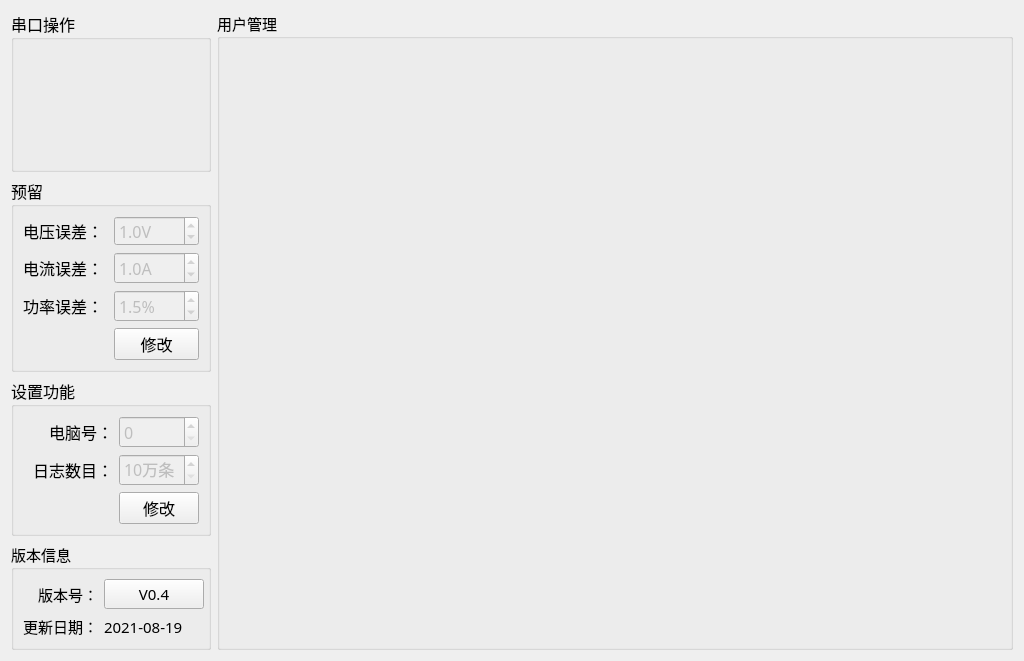
<?xml version="1.0" encoding="UTF-8"?>
<ui version="4.0">
 <class>Setup_MainWid</class>
 <widget class="QWidget" name="Setup_MainWid">
  <property name="geometry">
   <rect>
    <x>0</x>
    <y>0</y>
    <width>1024</width>
    <height>661</height>
   </rect>
  </property>
  <property name="font">
   <font>
    <family>微软雅黑</family>
    <pointsize>11</pointsize>
   </font>
  </property>
  <property name="windowTitle">
   <string>Form</string>
  </property>
  <layout class="QGridLayout" name="gridLayout_6">
   <item row="0" column="0">
    <widget class="QGroupBox" name="groupBox_3">
     <property name="minimumSize">
      <size>
       <width>0</width>
       <height>80</height>
      </size>
     </property>
     <property name="maximumSize">
      <size>
       <width>200</width>
       <height>220</height>
      </size>
     </property>
     <property name="font">
      <font>
       <family>微软雅黑</family>
       <pointsize>12</pointsize>
      </font>
     </property>
     <property name="title">
      <string>串口操作</string>
     </property>
     <layout class="QGridLayout" name="gridLayout">
      <item row="0" column="0">
       <widget class="QWidget" name="comWid" native="true">
        <property name="minimumSize">
         <size>
          <width>0</width>
          <height>70</height>
         </size>
        </property>
       </widget>
      </item>
      <item row="1" column="0">
       <widget class="QWidget" name="sourceWid" native="true">
        <property name="minimumSize">
         <size>
          <width>0</width>
          <height>70</height>
         </size>
        </property>
       </widget>
      </item>
     </layout>
    </widget>
   </item>
   <item row="0" column="1" rowspan="4">
    <widget class="QGroupBox" name="groupBox_5">
     <property name="title">
      <string>用户管理</string>
     </property>
     <layout class="QGridLayout" name="gridLayout_4">
      <item row="0" column="0">
       <widget class="QStackedWidget" name="stackedWid"/>
      </item>
     </layout>
    </widget>
   </item>
   <item row="1" column="0">
    <widget class="QGroupBox" name="groupBox_4">
     <property name="maximumSize">
      <size>
       <width>200</width>
       <height>300</height>
      </size>
     </property>
     <property name="font">
      <font>
       <family>微软雅黑</family>
       <pointsize>12</pointsize>
      </font>
     </property>
     <property name="title">
      <string>预留</string>
     </property>
     <layout class="QGridLayout" name="gridLayout_3">
      <item row="0" column="0">
       <widget class="QLabel" name="label_4">
        <property name="maximumSize">
         <size>
          <width>16777215</width>
          <height>45</height>
         </size>
        </property>
        <property name="text">
         <string>电压误差：</string>
        </property>
       </widget>
      </item>
      <item row="0" column="1">
       <widget class="QDoubleSpinBox" name="volErrBox">
        <property name="enabled">
         <bool>false</bool>
        </property>
        <property name="minimumSize">
         <size>
          <width>0</width>
          <height>30</height>
         </size>
        </property>
        <property name="suffix">
         <string>V</string>
        </property>
        <property name="decimals">
         <number>1</number>
        </property>
        <property name="maximum">
         <double>10.000000000000000</double>
        </property>
        <property name="value">
         <double>1.000000000000000</double>
        </property>
       </widget>
      </item>
      <item row="1" column="0">
       <widget class="QLabel" name="label_2">
        <property name="maximumSize">
         <size>
          <width>16777215</width>
          <height>45</height>
         </size>
        </property>
        <property name="text">
         <string>电流误差：</string>
        </property>
       </widget>
      </item>
      <item row="1" column="1">
       <widget class="QDoubleSpinBox" name="curErrBox">
        <property name="enabled">
         <bool>false</bool>
        </property>
        <property name="suffix">
         <string>A</string>
        </property>
        <property name="decimals">
         <number>1</number>
        </property>
        <property name="maximum">
         <double>5.000000000000000</double>
        </property>
        <property name="singleStep">
         <double>0.100000000000000</double>
        </property>
        <property name="value">
         <double>1.000000000000000</double>
        </property>
       </widget>
      </item>
      <item row="2" column="0">
       <widget class="QLabel" name="label_5">
        <property name="maximumSize">
         <size>
          <width>16777215</width>
          <height>45</height>
         </size>
        </property>
        <property name="text">
         <string>功率误差：</string>
        </property>
       </widget>
      </item>
      <item row="2" column="1">
       <widget class="QDoubleSpinBox" name="powErrBox">
        <property name="enabled">
         <bool>false</bool>
        </property>
        <property name="suffix">
         <string>%</string>
        </property>
        <property name="decimals">
         <number>1</number>
        </property>
        <property name="singleStep">
         <double>0.100000000000000</double>
        </property>
        <property name="value">
         <double>1.500000000000000</double>
        </property>
       </widget>
      </item>
      <item row="3" column="1">
       <widget class="QPushButton" name="saveBtn">
        <property name="text">
         <string>修改</string>
        </property>
       </widget>
      </item>
     </layout>
    </widget>
   </item>
   <item row="2" column="0">
    <widget class="QGroupBox" name="groupBox_2">
     <property name="minimumSize">
      <size>
       <width>0</width>
       <height>0</height>
      </size>
     </property>
     <property name="maximumSize">
      <size>
       <width>200</width>
       <height>16777215</height>
      </size>
     </property>
     <property name="font">
      <font>
       <family>微软雅黑</family>
       <pointsize>12</pointsize>
      </font>
     </property>
     <property name="title">
      <string>设置功能</string>
     </property>
     <layout class="QGridLayout" name="gridLayout_5">
      <item row="0" column="0">
       <widget class="QLabel" name="label_16">
        <property name="text">
         <string>电脑号：</string>
        </property>
        <property name="alignment">
         <set>Qt::AlignRight|Qt::AlignTrailing|Qt::AlignVCenter</set>
        </property>
       </widget>
      </item>
      <item row="0" column="1">
       <widget class="QSpinBox" name="pcNumSpin">
        <property name="enabled">
         <bool>false</bool>
        </property>
        <property name="styleSheet">
         <string notr="true"/>
        </property>
        <property name="maximum">
         <number>9</number>
        </property>
       </widget>
      </item>
      <item row="1" column="0">
       <widget class="QLabel" name="label_15">
        <property name="text">
         <string>日志数目：</string>
        </property>
        <property name="alignment">
         <set>Qt::AlignRight|Qt::AlignTrailing|Qt::AlignVCenter</set>
        </property>
       </widget>
      </item>
      <item row="1" column="1">
       <widget class="QSpinBox" name="logCountSpin">
        <property name="enabled">
         <bool>false</bool>
        </property>
        <property name="suffix">
         <string>万条</string>
        </property>
        <property name="minimum">
         <number>10</number>
        </property>
       </widget>
      </item>
      <item row="2" column="0">
       <spacer name="horizontalSpacer_2">
        <property name="orientation">
         <enum>Qt::Horizontal</enum>
        </property>
        <property name="sizeHint" stdset="0">
         <size>
          <width>92</width>
          <height>20</height>
         </size>
        </property>
       </spacer>
      </item>
      <item row="2" column="1">
       <widget class="QPushButton" name="pcBtn">
        <property name="text">
         <string>修改</string>
        </property>
       </widget>
      </item>
     </layout>
    </widget>
   </item>
   <item row="3" column="0">
    <widget class="QGroupBox" name="groupBox">
     <property name="maximumSize">
      <size>
       <width>200</width>
       <height>140</height>
      </size>
     </property>
     <property name="title">
      <string>版本信息</string>
     </property>
     <layout class="QGridLayout" name="gridLayout_2">
      <item row="1" column="2">
       <widget class="QLabel" name="label_date">
        <property name="text">
         <string>2021-08-19</string>
        </property>
       </widget>
      </item>
      <item row="0" column="0">
       <widget class="QLabel" name="label">
        <property name="text">
         <string>版本号：</string>
        </property>
        <property name="alignment">
         <set>Qt::AlignRight|Qt::AlignTrailing|Qt::AlignVCenter</set>
        </property>
       </widget>
      </item>
      <item row="1" column="0">
       <widget class="QLabel" name="label_3">
        <property name="text">
         <string>更新日期：</string>
        </property>
        <property name="alignment">
         <set>Qt::AlignRight|Qt::AlignTrailing|Qt::AlignVCenter</set>
        </property>
       </widget>
      </item>
      <item row="0" column="2">
       <widget class="QPushButton" name="verBtn">
        <property name="minimumSize">
         <size>
          <width>100</width>
          <height>30</height>
         </size>
        </property>
        <property name="text">
         <string>V0.4</string>
        </property>
       </widget>
      </item>
     </layout>
    </widget>
   </item>
  </layout>
 </widget>
 <resources/>
 <connections/>
</ui>
